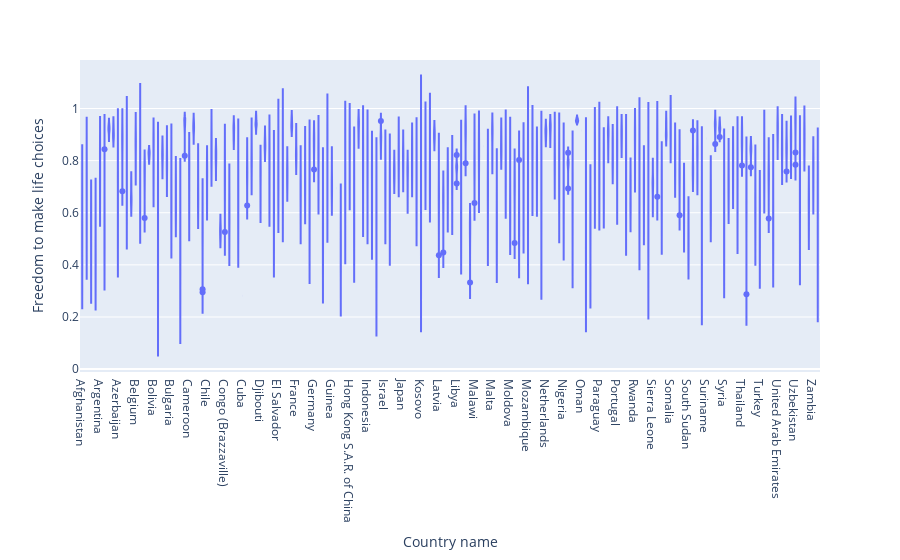

The notebook cell this image was saved under:
### Code cell
fig = px.violin(df_2, y="Freedom to make life choices", x="Country name")
fig.show()

### Figure 1 — Plotly figure (JSON) as saved in the notebook; plotly's stock layout.template omitted (floating-point values rounded to 4 significant figures; data arrays with more than 128 entries replaced by an {"elided": "..."} marker saying what was removed)
{"data": [{"alignmentgroup": "True", "box": {"visible": false}, "hovertemplate": "Country name=%{x}<br>Freedom to make life choices=%{y}<extra></extra>", "legendgroup": "", "marker": {"color": "#636efa"}, "name": "", "offsetgroup": "", "orientation": "v", "scalegroup": "True", "showlegend": false, "type": "violin", "x": {"elided": "1949 str values"}, "x0": " ", "xaxis": "x", "y": {"elided": "1949 float values"}, "y0": " ", "yaxis": "y"}], "layout": {"legend": {"tracegroupgap": 0}, "margin": {"t": 60}, "violinmode": "group", "xaxis": {"anchor": "y", "domain": [0, 1], "title": {"text": "Country name"}}, "yaxis": {"anchor": "x", "domain": [0, 1], "title": {"text": "Freedom to make life choices"}}}}
